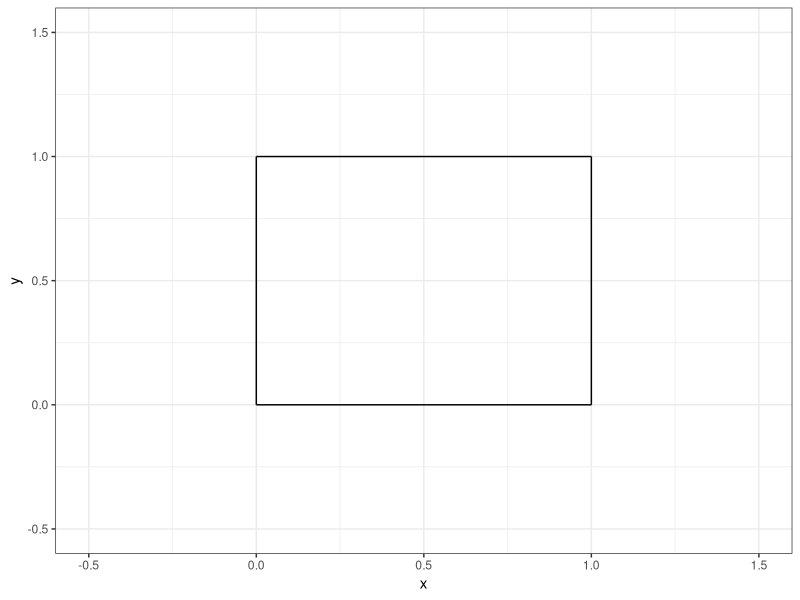
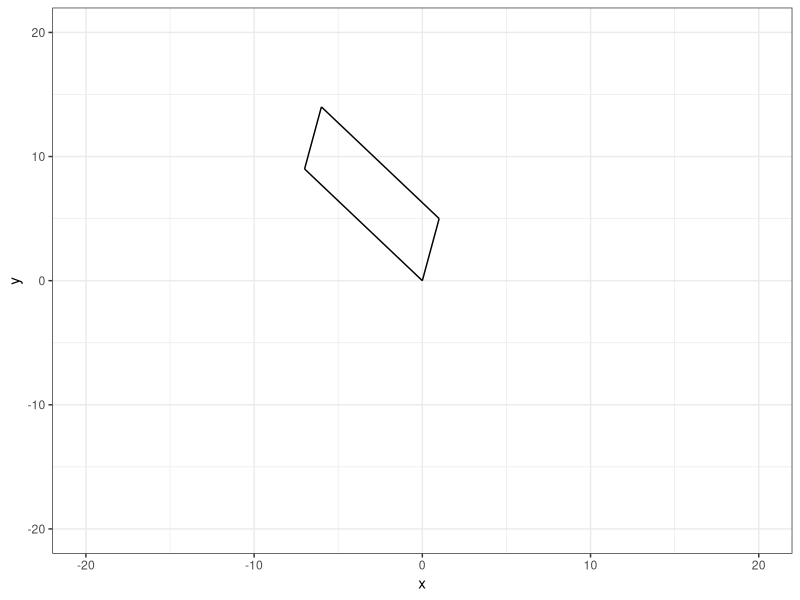
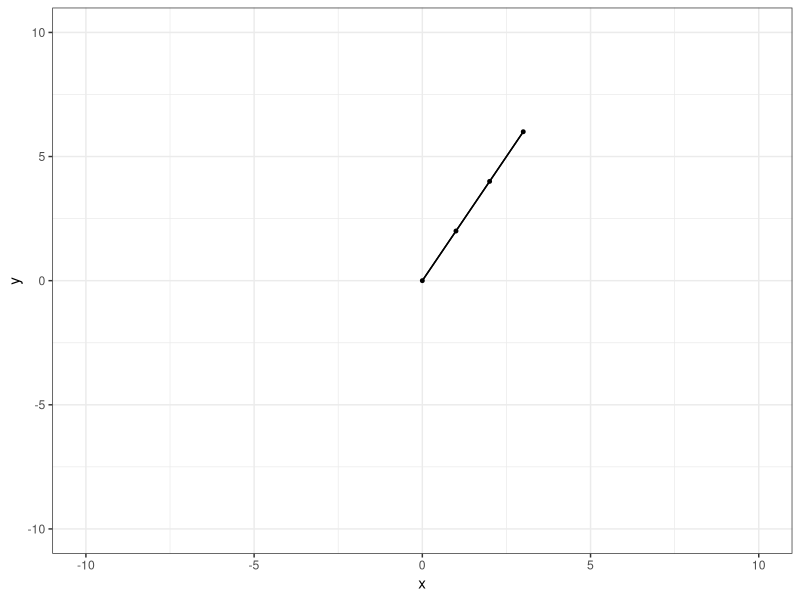
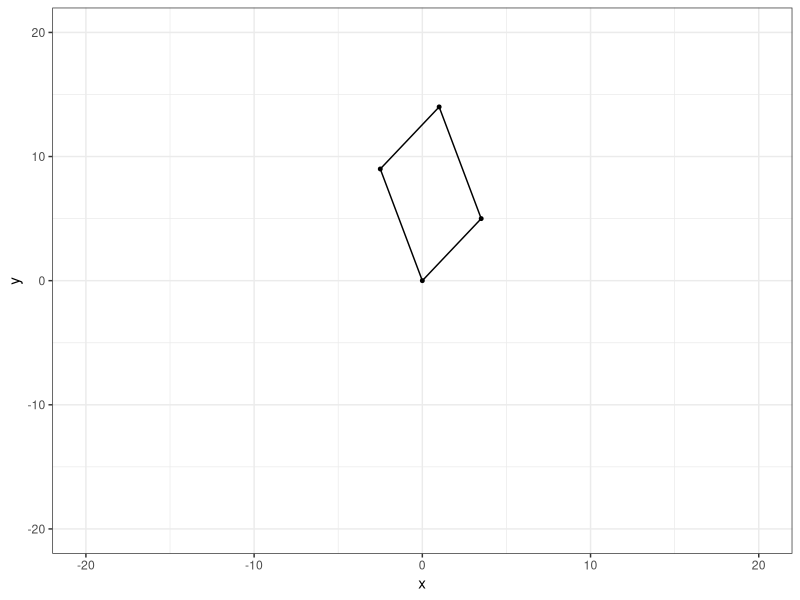
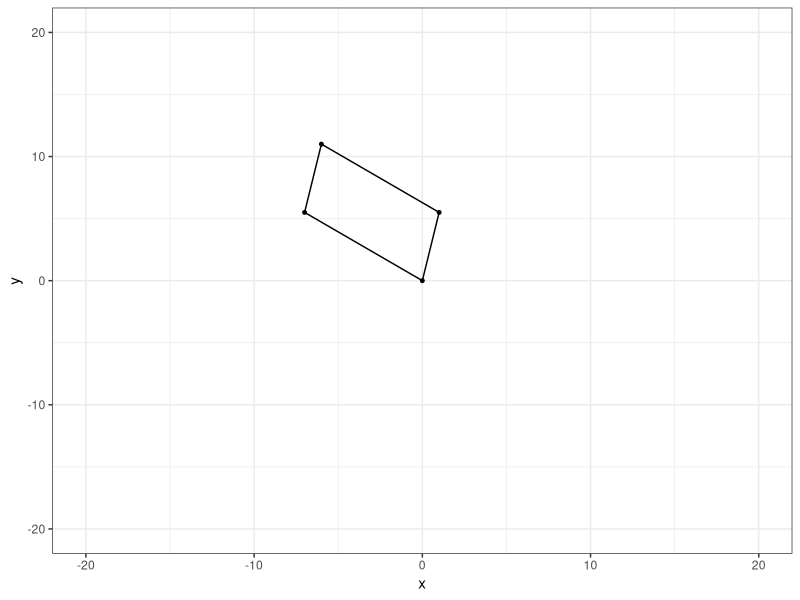
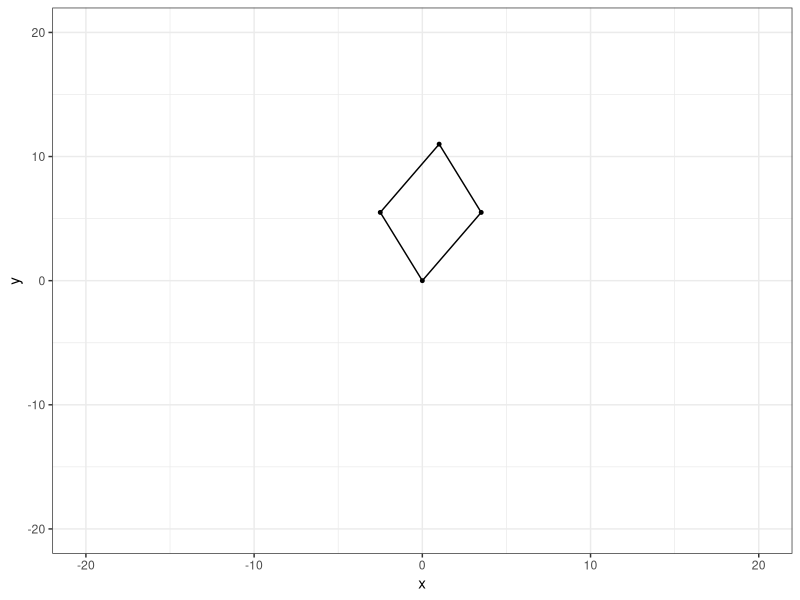
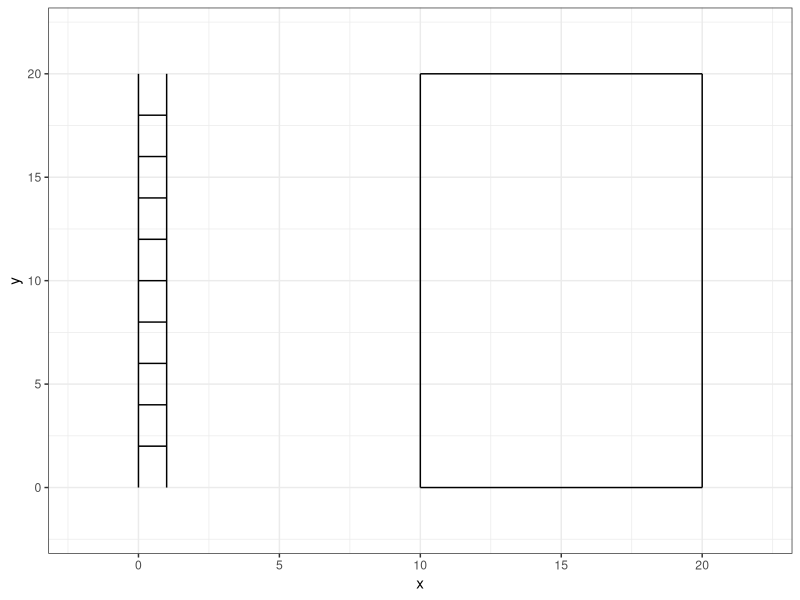
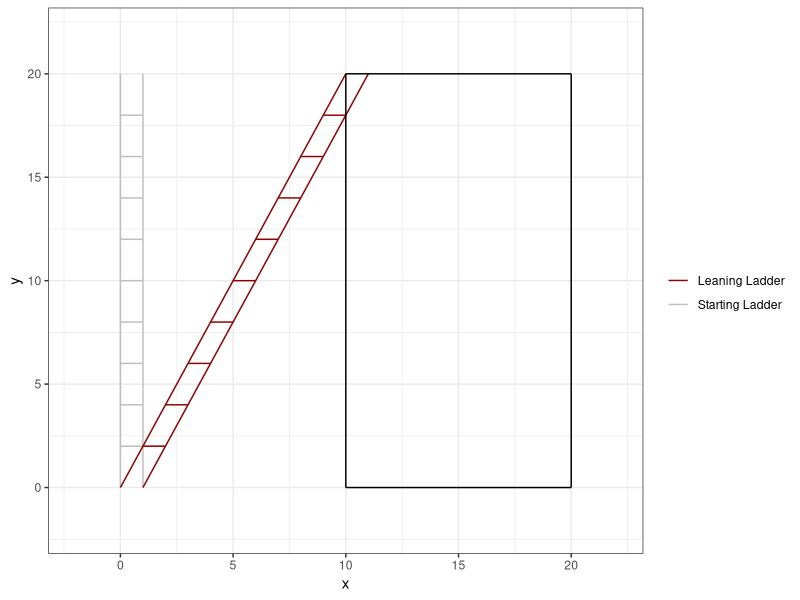

Reproduce these figures in R, in order.
## ---- chunk 1
#| echo: false

default_chunk_hook  <- knitr::knit_hooks$get("chunk")

latex_font_size <- c("Huge", "huge", "LARGE", "Large", 
                     "large", "normalsize", "small", 
                     "footnotesize", "scriptsize", "tiny")

knitr::knit_hooks$set(chunk = function(x, options) {
  x <- default_chunk_hook(x, options)
  if(options$size %in% latex_font_size) {
    paste0("\n \\", options$size, "\n\n", 
      x, 
      "\n\n \\normalsize"
    )
  } else {
    x
  }
})

## ---- chunk 2
#| label: load-packages
#| include: false
library(tidyverse)
## ---- chunk 3
#| label: fig-unitsquare
#| fig-cap: "The unit square."
#| fig-width: 3
#| fig-height: 3
#| scale: "80%"
#| fig-align: "center"
#| size: "scriptsize"
ggplot() +
  geom_segment(aes(x = 0, xend = 0,
                   y=0, yend = 1))+
  geom_segment(aes(x = 0, xend = 1,
                   y=1, yend = 1))+
  geom_segment(aes(x = 1, xend = 1,
                   y=0, yend = 1))+
  geom_segment(aes(x = 0, xend = 1,
                   y=0, yend = 0)) +
  theme_bw() + 
  xlim(-0.5, 1.5)+
  ylim(-0.5, 1.5)+
  labs(x = "x", 
       y = "y")
## ---- chunk 4
(A = matrix(c(1,5,-7,9),nrow=2,ncol=2))
## ---- chunk 5
M = matrix(c(1,0,0,1),nrow=2,ncol=2)
T = A %*% M
(T)
## ---- chunk 6
(basis.vector.1 = T[,1])
(basis.vector.2 = T[,2])
## ---- chunk 7
(p0 = c(0,0))
(p1 = basis.vector.1)
(p2 = basis.vector.1 + basis.vector.2)
(p3 = basis.vector.2) 
## ---- chunk 8
#| label: fig-squarev2
#| fig-cap: "My new parallelogram."
#| fig-width: 3
#| fig-height: 3
#| scale: "80%"
#| fig-align: "center"
#| size: "scriptsize"
ggplot() +
  geom_segment(aes(x = p0[1], xend = p1[1],
                   y=p0[2], yend = p1[2]))+
  geom_segment(aes(x = p1[1], xend = p2[1],
                   y=p1[2], yend = p2[2]))+
  geom_segment(aes(x = p2[1], xend = p3[1],
                   y=p2[2], yend = p3[2]))+
  geom_segment(aes(x = p3[1], xend = p0[1],
                   y=p3[2], yend = p0[2])) +
  theme_bw() + 
  xlim(-20, 20)+
  ylim(-20, 20)+
  labs(x = "x", 
       y = "y")
## ---- chunk 9
(det(A))
## ---- chunk 10
(A = matrix(c(1,2,2,4),nrow=2,ncol=2))
## ---- chunk 11
M = matrix(c(1,0,0,1),nrow=2,ncol=2)
(T = A %*% M)
## ---- chunk 12
(basis.vector.1 = T[,1])
(basis.vector.2 = 2 * basis.vector.1) #uh oh not full rank
## ---- chunk 13
(p0 = c(0,0))
(p1 = basis.vector.1)
(p2 = basis.vector.1 + basis.vector.2)
(p3 = basis.vector.2) 
## ---- chunk 14
#| label: fig-squarev3
#| fig-cap: "My sad parallelogram."
#| fig-width: 3
#| fig-height: 3
#| scale: "80%"
#| fig-align: "center"
#| size: "scriptsize"
ggplot() +
  geom_segment(aes(x = p0[1], xend = p1[1],
                   y=p0[2], yend = p1[2]))+
  geom_point(aes(x = p0[1], y = p0[2]), size = 1) +
  geom_segment(aes(x = p1[1], xend = p2[1],
                   y=p1[2], yend = p2[2]))+
  geom_point(aes(x = p1[1], y = p1[2]), size = 1) +
  geom_segment(aes(x = p2[1], xend = p3[1],
                   y=p2[2], yend = p3[2]))+
  geom_point(aes(x = p2[1], y = p2[2]), size = 1) +
  geom_segment(aes(x = p3[1], xend = p0[1],
                   y=p3[2], yend = p0[2])) +
  geom_point(aes(x = p3[1], y = p3[2]), size = 1) +
  theme_bw() + 
  xlim(-10, 10)+
  ylim(-10, 10)+
  labs(x = "x", 
       y = "y")
## ---- chunk 15
(det(A))
## ---- chunk 16
#initializing my matrices
Mk = matrix(c(1,0,.5,1),nrow=2,ncol=2)
A = matrix(c(1,5,-7,9),nrow=2,ncol=2)
T = Mk %*% A

#it's basis vector time
basis.vector.1 = T[,1]
basis.vector.2 = T[,2]

#Grabbing my points
p0 = c(0,0)
p1 = basis.vector.1
p2 = basis.vector.1 + basis.vector.2
p3 = basis.vector.2

#Let's plot!
#| label: fig-squarev3
#| fig-cap: "My sad parallelogram."
#| fig-width: 3
#| fig-height: 3
#| scale: "80%"
#| fig-align: "center"
#| size: "scriptsize"
ggplot() +
  geom_segment(aes(x = p0[1], xend = p1[1],
                   y=p0[2], yend = p1[2]))+
  geom_point(aes(x = p0[1], y = p0[2]), size = 1) +
  geom_segment(aes(x = p1[1], xend = p2[1],
                   y=p1[2], yend = p2[2]))+
  geom_point(aes(x = p1[1], y = p1[2]), size = 1) +
  geom_segment(aes(x = p2[1], xend = p3[1],
                   y=p2[2], yend = p3[2]))+
  geom_point(aes(x = p2[1], y = p2[2]), size = 1) +
  geom_segment(aes(x = p3[1], xend = p0[1],
                   y=p3[2], yend = p0[2])) +
  geom_point(aes(x = p3[1], y = p3[2]), size = 1) +
  theme_bw() + 
  xlim(-20, 20)+
  ylim(-20, 20)+
  labs(x = "x", 
       y = "y")

## ---- chunk 17
(det(T))
## ---- chunk 18
#initializing my matrices
Mk = matrix(c(1,.5,0,1),nrow=2,ncol=2)
A = matrix(c(1,5,-7,9),nrow=2,ncol=2)
T = Mk %*% A

#it's basis vector time
basis.vector.1 = T[,1]
basis.vector.2 = T[,2]

#Grabbing my points
p0 = c(0,0)
p1 = basis.vector.1
p2 = basis.vector.1 + basis.vector.2
p3 = basis.vector.2

#Let's plot!
#| label: fig-squarev3
#| fig-cap: "My sad parallelogram."
#| fig-width: 3
#| fig-height: 3
#| scale: "80%"
#| fig-align: "center"
#| size: "scriptsize"
ggplot() +
  geom_segment(aes(x = p0[1], xend = p1[1],
                   y=p0[2], yend = p1[2]))+
  geom_point(aes(x = p0[1], y = p0[2]), size = 1) +
  geom_segment(aes(x = p1[1], xend = p2[1],
                   y=p1[2], yend = p2[2]))+
  geom_point(aes(x = p1[1], y = p1[2]), size = 1) +
  geom_segment(aes(x = p2[1], xend = p3[1],
                   y=p2[2], yend = p3[2]))+
  geom_point(aes(x = p2[1], y = p2[2]), size = 1) +
  geom_segment(aes(x = p3[1], xend = p0[1],
                   y=p3[2], yend = p0[2])) +
  geom_point(aes(x = p3[1], y = p3[2]), size = 1) +
  theme_bw() + 
  xlim(-20, 20)+
  ylim(-20, 20)+
  labs(x = "x", 
       y = "y")

## ---- chunk 19
det(T)
## ---- chunk 20
#initializing my matrices
Mk = matrix(c(1,.5,.5,1),nrow=2,ncol=2)
A = matrix(c(1,5,-7,9),nrow=2,ncol=2)
T = Mk %*% A

#it's basis vector time
basis.vector.1 = T[,1]
basis.vector.2 = T[,2]

#Grabbing my points
p0 = c(0,0)
p1 = basis.vector.1
p2 = basis.vector.1 + basis.vector.2
p3 = basis.vector.2

#Let's plot!
#| label: fig-squarev3
#| fig-cap: "My sad parallelogram."
#| fig-width: 3
#| fig-height: 3
#| scale: "80%"
#| fig-align: "center"
#| size: "scriptsize"
ggplot() +
  geom_segment(aes(x = p0[1], xend = p1[1],
                   y=p0[2], yend = p1[2]))+
  geom_point(aes(x = p0[1], y = p0[2]), size = 1) +
  geom_segment(aes(x = p1[1], xend = p2[1],
                   y=p1[2], yend = p2[2]))+
  geom_point(aes(x = p1[1], y = p1[2]), size = 1) +
  geom_segment(aes(x = p2[1], xend = p3[1],
                   y=p2[2], yend = p3[2]))+
  geom_point(aes(x = p2[1], y = p2[2]), size = 1) +
  geom_segment(aes(x = p3[1], xend = p0[1],
                   y=p3[2], yend = p0[2])) +
  geom_point(aes(x = p3[1], y = p3[2]), size = 1) +
  theme_bw() + 
  xlim(-20, 20)+
  ylim(-20, 20)+
  labs(x = "x", 
       y = "y")

## ---- chunk 21
det(T)
## ---- chunk 22
x = c(0,0,1,1,0,1,0,1,0,1,0,1,0,1,0,1,0,1,0,1,0,1)
y = c(0,20,0,20,2,2,4,4,6,6,8,8,10,10,12,12,14,14,16,16,18,18)
#group = c(1,1,2,2,3,3,4,4,5,5,5,1,1,2,2,3,3,4,4,5,5,5)
group = c(1,1,2,2,3,3,4,4,5,5,6,6,7,7,8,8,9,9,10,10,11,11)
ladder = data.frame(x=x,y=y,group=group)
(ladder)
## ---- chunk 23
#| label: fig-ladder
#| fig-cap: "A ladder."
#| fig-width: 3
#| fig-height: 3
#| scale: "80%"
#| fig-align: "center"
#| size: "scriptsize"
ggplot() +
  geom_path(data = ladder, 
              aes(x = x, y = y, group = group)) +
                  geom_segment(aes(x = 10, xend = 10,
                   y=0, yend = 20))+
  geom_segment(aes(x = 10, xend = 20,
                   y=20, yend = 20))+
  geom_segment(aes(x = 20, xend = 20,
                   y=0, yend = 20))+
  geom_segment(aes(x = 10, xend = 20,
                   y=0, yend = 0)) +
  theme_bw() +
  xlim(-2,22) +
  ylim(-2,22)
## ---- chunk 24
M = matrix(c(1,.5,0,1),nrow=2,ncol=2)
ladderNoGroups = ladder[,c("x","y")]
A = as.matrix(ladderNoGroups,nrow=22,ncol=2)

T = A %*% M
(T)
## ---- chunk 25
leaning.ladder = data.frame(x=T[,1],y=T[,2],group=ladder[,c("group")])
## ---- chunk 26
#| label: fig-ladder2
#| fig-cap: "A ladder and a leaning ladder."
#| fig-width: 3
#| fig-height: 3
#| scale: "80%"
#| fig-align: "center"
#| size: "scriptsize"
ggplot() +
  geom_path(data = ladder, 
              aes(x = x, y = y, group = group, color = "Starting Ladder")) +
  geom_path(data = leaning.ladder, 
              aes(x = x, y = y, group = group, color = "Leaning Ladder")) +
  geom_segment(aes(x = 10, xend = 10,
                   y=0, yend = 20))+
  geom_segment(aes(x = 10, xend = 20,
                   y=20, yend = 20))+
  geom_segment(aes(x = 20, xend = 20,
                   y=0, yend = 20))+
  geom_segment(aes(x = 10, xend = 20,
                   y=0, yend = 0)) +
  theme_bw() +
  xlim(-2,22) +
  ylim(-2,22) +
  scale_color_manual("", values=c("darkred", "grey"))
